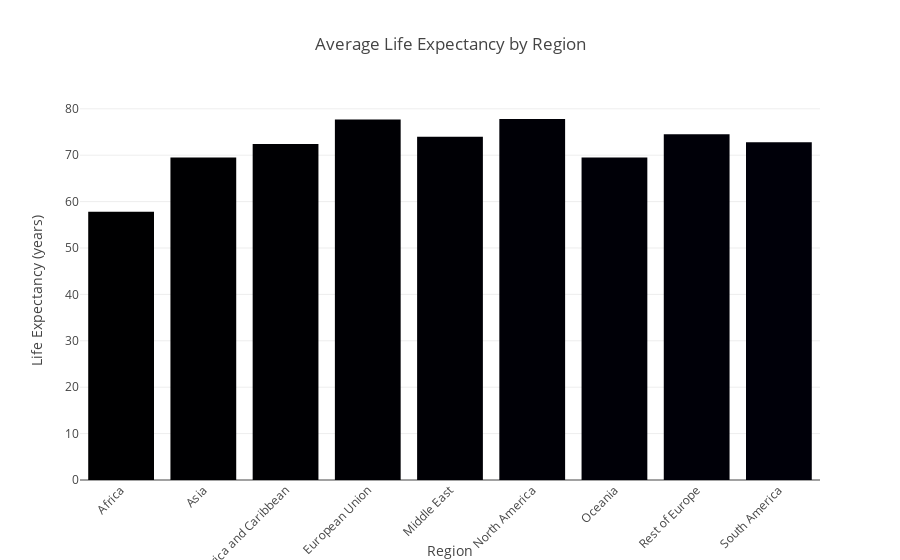

Notebook code cell kept with this figure:
### Code cell
# Bar plot of average life expectancy by region
fig_avg = px.bar(
    region_stats,
    y='Mean',
    color=region_stats.index,
    title='Average Life Expectancy by Region',
    labels={'Mean': 'Life Expectancy (years)', 'index': 'Region'}
)
fig_avg.update_layout(xaxis_tickangle=-45, showlegend=False)

# Show the bar plot
fig_avg.show()

### Figure 1 — Plotly figure (JSON) as saved in the notebook; plotly's stock layout.template omitted (floating-point values rounded to 4 significant figures)
{"data": [{"alignmentgroup": "True", "hovertemplate": "Region=%{x}<br>Life Expectancy (years)=%{y}<extra></extra>", "legendgroup": "Africa", "marker": {"color": "#000001", "pattern": {"shape": ""}}, "name": "Africa", "offsetgroup": "Africa", "orientation": "v", "showlegend": true, "textposition": "auto", "type": "bar", "x": ["Africa"], "xaxis": "x", "y": [57.8], "yaxis": "y"}, {"alignmentgroup": "True", "hovertemplate": "Region=%{x}<br>Life Expectancy (years)=%{y}<extra></extra>", "legendgroup": "Asia", "marker": {"color": "#000002", "pattern": {"shape": ""}}, "name": "Asia", "offsetgroup": "Asia", "orientation": "v", "showlegend": true, "textposition": "auto", "type": "bar", "x": ["Asia"], "xaxis": "x", "y": [69.5], "yaxis": "y"}, {"alignmentgroup": "True", "hovertemplate": "Region=%{x}<br>Life Expectancy (years)=%{y}<extra></extra>", "legendgroup": "Central America and Caribbean", "marker": {"color": "#000003", "pattern": {"shape": ""}}, "name": "Central America and Caribbean", "offsetgroup": "Central America and Caribbean", "orientation": "v", "showlegend": true, "textposition": "auto", "type": "bar", "x": ["Central America and Caribbean"], "xaxis": "x", "y": [72.4], "yaxis": "y"}, {"alignmentgroup": "True", "hovertemplate": "Region=%{x}<br>Life Expectancy (years)=%{y}<extra></extra>", "legendgroup": "European Union", "marker": {"color": "#000004", "pattern": {"shape": ""}}, "name": "European Union", "offsetgroup": "European Union", "orientation": "v", "showlegend": true, "textposition": "auto", "type": "bar", "x": ["European Union"], "xaxis": "x", "y": [77.7], "yaxis": "y"}, {"alignmentgroup": "True", "hovertemplate": "Region=%{x}<br>Life Expectancy (years)=%{y}<extra></extra>", "legendgroup": "Middle East", "marker": {"color": "#000005", "pattern": {"shape": ""}}, "name": "Middle East", "offsetgroup": "Middle East", "orientation": "v", "showlegend": true, "textposition": "auto", "type": "bar", "x": ["Middle East"], "xaxis": "x", "y": [74], "yaxis": "y"}, {"alignmentgroup": "True", "hovertemplate": "Region=%{x}<br>Life Expectancy (years)=%{y}<extra></extra>", "legendgroup": "North America", "marker": {"color": "#000006", "pattern": {"shape": ""}}, "name": "North America", "offsetgroup": "North America", "orientation": "v", "showlegend": true, "textposition": "auto", "type": "bar", "x": ["North America"], "xaxis": "x", "y": [77.8], "yaxis": "y"}, {"alignmentgroup": "True", "hovertemplate": "Region=%{x}<br>Life Expectancy (years)=%{y}<extra></extra>", "legendgroup": "Oceania", "marker": {"color": "#000007", "pattern": {"shape": ""}}, "name": "Oceania", "offsetgroup": "Oceania", "orientation": "v", "showlegend": true, "textposition": "auto", "type": "bar", "x": ["Oceania"], "xaxis": "x", "y": [69.5], "yaxis": "y"}, {"alignmentgroup": "True", "hovertemplate": "Region=%{x}<br>Life Expectancy (years)=%{y}<extra></extra>", "legendgroup": "Rest of Europe", "marker": {"color": "#000008", "pattern": {"shape": ""}}, "name": "Rest of Europe", "offsetgroup": "Rest of Europe", "orientation": "v", "showlegend": true, "textposition": "auto", "type": "bar", "x": ["Rest of Europe"], "xaxis": "x", "y": [74.5], "yaxis": "y"}, {"alignmentgroup": "True", "hovertemplate": "Region=%{x}<br>Life Expectancy (years)=%{y}<extra></extra>", "legendgroup": "South America", "marker": {"color": "#000009", "pattern": {"shape": ""}}, "name": "South America", "offsetgroup": "South America", "orientation": "v", "showlegend": true, "textposition": "auto", "type": "bar", "x": ["South America"], "xaxis": "x", "y": [72.8], "yaxis": "y"}], "layout": {"barmode": "relative", "legend": {"title": {"text": "Region"}, "tracegroupgap": 0}, "showlegend": false, "title": {"text": "Average Life Expectancy by Region"}, "xaxis": {"anchor": "y", "categoryarray": ["Africa", "Asia", "Central America and Caribbean", "European Union", "Middle East", "North America", "Oceania", "Rest of Europe", "South America"], "categoryorder": "array", "domain": [0, 1], "tickangle": -45, "title": {"text": "Region"}}, "yaxis": {"anchor": "x", "domain": [0, 1], "title": {"text": "Life Expectancy (years)"}}}}
